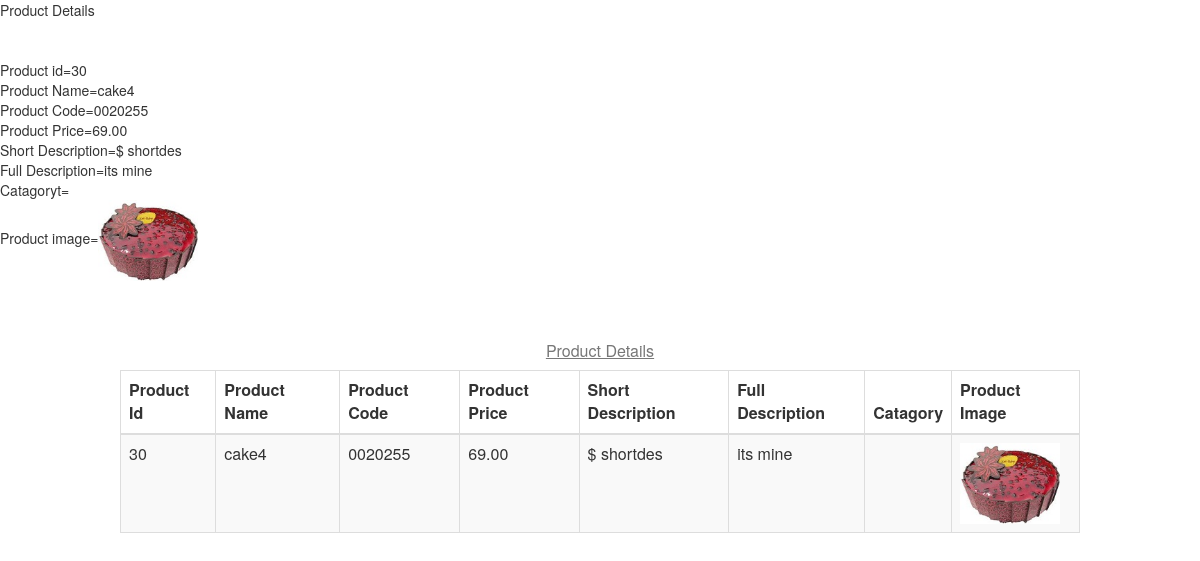
Screenshot of /Productdetails.php?id=30 with the database file from the repository.
### tables this page shows
CREATE TABLE `tblproduct` (
  `id` int(11) NOT NULL,
  `name` varchar(20) NOT NULL,
  `code` varchar(20) NOT NULL,
  `image` varchar(20) NOT NULL,
  `price` double(7,2) NOT NULL,
  `ShortDes` varchar(20) NOT NULL,
  `Fulldes` varchar(20) NOT NULL,
  `catagory` varchar(20) NOT NULL
);

### Productdetails.php (the view, shortened to what this page needs)
<?php
				include('connect.php');
				 $id=$_GET['id'];
				    $q1="select * from tblproduct where id='".$id."'";
					$edit=mysqli_query($conn,$q1);
					$erow=mysqli_fetch_array($edit);
				    echo"Product id=".$erow['id']."</br>";
					echo"Product Name=".$erow['name']."</br>";
					echo"Product Code=".$erow['code']."</br>";
					echo"Product Price=".$erow['price']."</br>";
					echo"Short Description=".$erow['ShortDes']."</br>";
					echo"Full Description=".$erow['Fulldes']."</br>";
					echo"Catagoryt=".$erow['catagory']."</br>";
				    echo "Product image=<img src ='upload/".$erow['image']."'hieght=100px width= 100px>";
?>
<!DOCTYPE html>
<html>
<head>
  <link rel="stylesheet" href="https://maxcdn.bootstrapcdn.com/bootstrap/3.3.6/css/bootstrap.min.css" />
</head>
<body>
     <div style="height:50px;"> </div>
	<table class="table table-striped table-bordered table-hover" style="max-width: 80%;margin-left: 120px">
		<caption style="text-align: center"><u>Product Details </u></caption>
		<thead>
				<th>Product Id</th>
                <th>Product Name</th>
                <th>Product Code</th>
                <th>Product Price</th>
                <th>Short Description</th>
                <th>Full Description</th>
                <th>Catagory</th>
                <th>Product Image</th>
		</thead>
		<tbody>
			<tr>
				<td><?php echo $erow['id'];?></td>
				<td><?php echo $erow['name'];?></td>
				<td><?php echo $erow['code'];?></td>
                <td><?php echo $erow['price']; ?></td>
                <td><?php echo $erow['ShortDes'];?></td>
                <td><?php echo $erow['Fulldes'];?></td>
                <td><?php echo $erow['catagory']; ?></td>
                <td><?php echo "<img src ='upload/".$erow['image']."'hieght=100px width= 100px>";?></td>
			</tr>
		</tbody>
	</table>
</body>
</html>

### rows the page displays
tblproduct: id "30", name "cake4", code "0020255", price "69.00", ShortDes "$ shortdes", Fulldes "its mine", image (picture)
